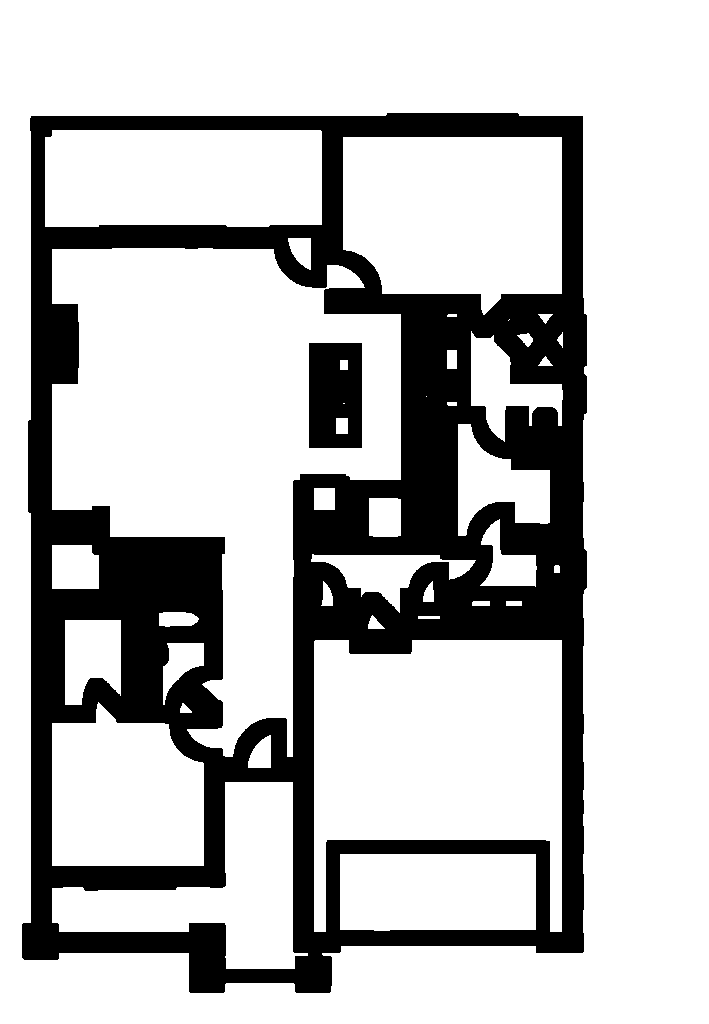
#> input picture backend/debug_rooms.png, 709 x 1024 px
$ python -i intermediate_artifacts.py   (imports and definitions only)
#> lines starting #> are read from the running program, lines starting #| are printed output that depends on the picture; after the words box and inside, x2 and y2 are one past the last pixel; in counts of white or black regions, pixels touching at a corner belong together
#> `picture = cv2.imread('../debug_rooms.png', cv2.IMREAD_GRAYSCALE)`: picture: shape (1024, 709); 75.2% white; 2 black regions, box (x1, y1, x2, y2) and area: (22, 113, 587, 993) 174904, (309, 343, 362, 448) 5291
import json
import math
import os
from datetime import datetime

import cv2
import numpy as np


ARTIFACT_DIR_NAME = "intermediate_output"


MATERIAL_COLORS = {
    "RCC": (60, 60, 220),
    "AAC Block": (40, 190, 40),
    "Fly Ash Brick": (40, 160, 220),
    "Steel Frame": (90, 90, 90),
    "Precast Concrete": (180, 140, 50),
    "Red Brick": (30, 80, 200),
}


# [6 lines left out: function _ensure_bgr, not called in this run]


def _blank_like(img):
    h, w = img.shape[:2]
    return np.zeros((h, w, 3), dtype=np.uint8)


def _put_title(img, text):
    cv2.putText(img, text, (16, 28), cv2.FONT_HERSHEY_SIMPLEX, 0.8, (30, 220, 255), 2, cv2.LINE_AA)


# [105 lines left out: functions _add_legend, _wall_points, _draw_walls, _draw_rooms, _draw_openings, _draw_graph and 3 more, not called in this run]


def _preprocess_gray(gray):
    denoised = cv2.fastNlMeansDenoising(gray, h=10)
    clahe = cv2.createCLAHE(clipLimit=2.0, tileGridSize=(8, 8))
    enhanced = clahe.apply(denoised)
    adaptive = cv2.adaptiveThreshold(enhanced, 255, cv2.ADAPTIVE_THRESH_GAUSSIAN_C, cv2.THRESH_BINARY_INV, blockSize=15, C=4)
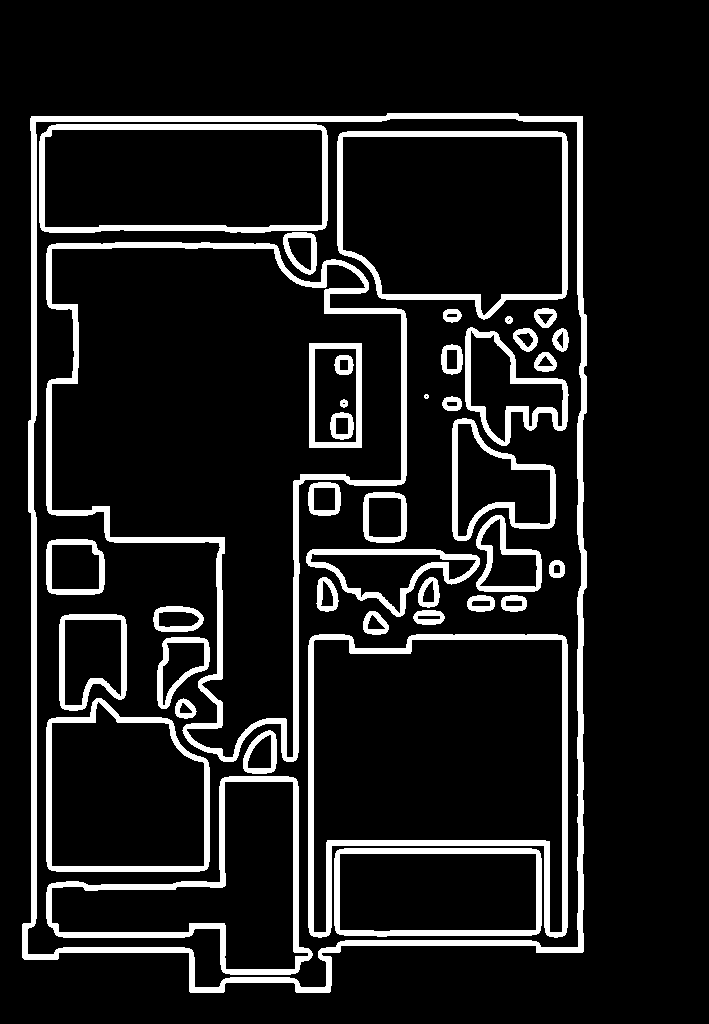
#> adaptive: shape (1024, 709); 11.1% white; 41 white regions, largest, box (x1, y1, x2, y2) and area: (22, 113, 587, 993) 17203, (46, 242, 407, 762) 11683, (308, 634, 568, 938) 7662
    _, otsu = cv2.threshold(enhanced, 0, 255, cv2.THRESH_BINARY_INV + cv2.THRESH_OTSU)
    return cv2.bitwise_or(adaptive, otsu)


# [480 lines left out: functions _render_cleaned_geometry, _render_3d_preview, _render_wireframe_overview, save_intermediate_artifacts, not called in this run]

>>> import cv2
>>> picture = cv2.imread('../debug_rooms.png', cv2.IMREAD_GRAYSCALE)
>>> result = _preprocess_gray(picture)
